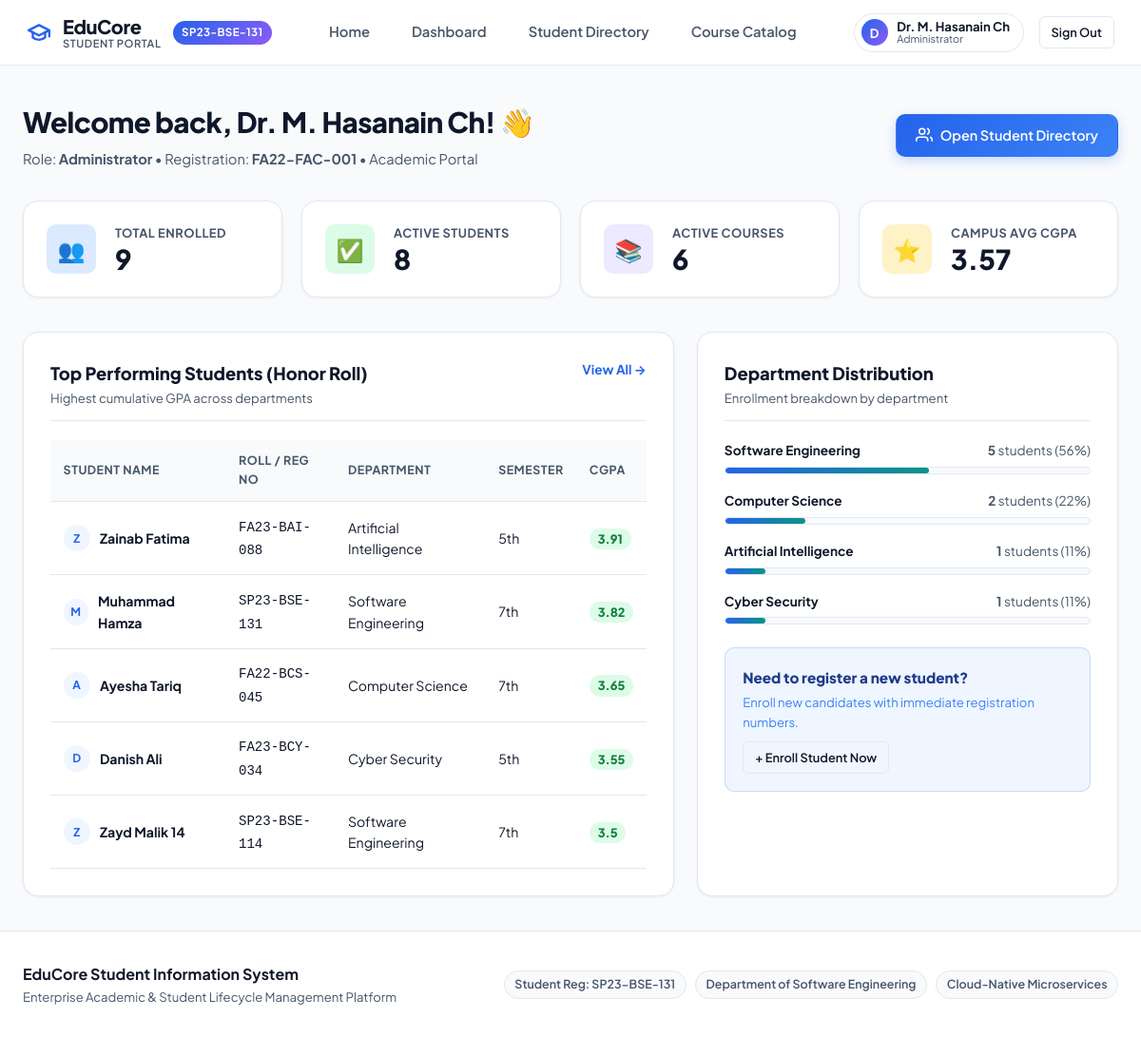
The app's page /dashboard (signed in) with its own data.
### app/models.py (models this page shows, shortened)
class User(UserMixin, db.Model):
    __tablename__ = 'users'
    id = db.Column(db.Integer, primary_key=True)
    username = db.Column(db.String(64), unique=True, nullable=False, index=True)
    email = db.Column(db.String(120), unique=True, nullable=False, index=True)
    full_name = db.Column(db.String(100), nullable=False)
    role = db.Column(db.String(20), default='Student')  # Student, Faculty, Administrator
    reg_number = db.Column(db.String(50), default='SP23-BSE-131')
    password_hash = db.Column(db.String(256), nullable=False)
    created_at = db.Column(db.DateTime, default=datetime.utcnow)

class Student(db.Model):
    __tablename__ = 'students'
    id = db.Column(db.Integer, primary_key=True)
    reg_number = db.Column(db.String(50), unique=True, nullable=False, index=True)
    full_name = db.Column(db.String(100), nullable=False)
    email = db.Column(db.String(120), unique=True, nullable=False)
    department = db.Column(db.String(80), nullable=False)  # Software Engineering, Computer Science, etc.
    semester = db.Column(db.String(20), default='7th', nullable=False)
    cgpa = db.Column(db.Float, default=3.5, nullable=False)
    status = db.Column(db.String(20), default='Active', nullable=False)  # Active, Graduated, On Leave
    created_at = db.Column(db.DateTime, default=datetime.utcnow)
    enrollments = db.relationship('Enrollment', backref='student', lazy=True, cascade='all, delete-orphan')

### app/routes/main_routes.py (the view)
@main_bp.route('/dashboard')
@login_required
def dashboard():
    students = Student.query.all()
    courses = Course.query.all()
    total_students = len(students)
    active_students = sum(1 for s in students if s.status == 'Active')
    total_courses = len(courses)
    avg_cgpa = round(sum(s.cgpa for s in students) / total_students, 2) if total_students > 0 else 0.0
    dept_counts = {}
    for s in students:
        dept_counts[s.department] = dept_counts.get(s.department, 0) + 1
    top_students = Student.query.order_by(Student.cgpa.desc()).limit(5).all()
    return render_template(
        'dashboard/index.html',
        total_students=total_students,
        active_students=active_students,
        total_courses=total_courses,
        avg_cgpa=avg_cgpa,
        dept_counts=dept_counts,
        top_students=top_students
    )

### app/__init__.py (called while the page is built)
@login_manager.user_loader
def load_user(user_id):
    return User.query.get(int(user_id))

### app/templates/dashboard/index.html (shortened to what this page needs)
{% extends "base.html" %}
{% block extra_css %}
  <link rel="stylesheet" href="{{ url_for('static', filename='css/dashboard.css') }}">
{% endblock %}
{% block content %}
<div class="dashboard-header">
  <div class="welcome-box">
    <h1 id="dashboard-welcome">Welcome back, {{ current_user.full_name }}! 👋</h1>
    <p>Role: <strong>{{ current_user.role }}</strong> &bull; Registration: <strong>{{ current_user.reg_number }}</strong> &bull; Academic Portal</p>
  </div>
  <div class="header-action-group">
    <a href="{{ url_for('students.index') }}" class="btn btn-primary" id="btn-goto-students">
      <svg width="18" height="18" viewBox="0 0 24 24" fill="none" stroke="currentColor" stroke-width="2"><path d="M17 21v-2a4 4 0 0 0-4-4H5a4 4 0 0 0-4 4v2"></path><circle cx="9" cy="7" r="4"></circle><path d="M23 21v-2a4 4 0 0 0-3-3.87"></path><path d="M16 3.13a4 4 0 0 1 0 7.75"></path></svg>
      Open Student Directory
    </a>
  </div>
</div>
<div class="stats-grid">
  <div class="stat-card">
    <div class="stat-icon students">👥</div>
    <div class="stat-info">
      <span class="stat-label">Total Enrolled</span>
      <span class="stat-value" id="stat-total-students">{{ total_students }}</span>
    </div>
  </div>
  <div class="stat-card">
    <div class="stat-icon active">✅</div>
    <div class="stat-info">
      <span class="stat-label">Active Students</span>
      <span class="stat-value" id="stat-active-students">{{ active_students }}</span>
    </div>
  </div>
  <div class="stat-card">
    <div class="stat-icon courses">📚</div>
    <div class="stat-info">
      <span class="stat-label">Active Courses</span>
      <span class="stat-value" id="stat-total-courses">{{ total_courses }}</span>
    </div>
  </div>
  <div class="stat-card">
    <div class="stat-icon gpa">⭐</div>
    <div class="stat-info">
      <span class="stat-label">Campus Avg CGPA</span>
      <span class="stat-value" id="stat-avg-gpa">{{ avg_cgpa }}</span>
    </div>
  </div>
</div>
<div class="dash-content-grid">
  <div class="content-panel">
    <div class="panel-header">
      <div>
        <h3>Top Performing Students (Honor Roll)</h3>
        <p class="panel-sub">Highest cumulative GPA across departments</p>
      </div>
      <a href="{{ url_for('students.index') }}" class="panel-action-link">View All &rarr;</a>
    </div>
    <div class="table-responsive">
      <table class="academic-table">
        <thead>
          <tr>
            <th>Student Name</th>
            <th>Roll / Reg No</th>
            <th>Department</th>
            <th>Semester</th>
            <th>CGPA</th>
          </tr>
        </thead>
        <tbody>
          {% for student in top_students %}
            <tr>
              <td>
                <div class="student-cell">
                  <span class="table-avatar">{{ student.full_name[:1].upper() }}</span>
                  <span class="student-name">{{ student.full_name }}</span>
                </div>
              </td>
              <td><code>{{ student.reg_number }}</code></td>
              <td>{{ student.department }}</td>
              <td>{{ student.semester }}</td>
              <td>
                <span class="cgpa-pill high">{{ student.cgpa }}</span>
              </td>
            </tr>
          {% else %}
            <tr>
              <td colspan="5" style="text-align: center; color: var(--text-muted); padding: 2rem;">No student records found.</td>
            </tr>
          {% endfor %}
        </tbody>
      </table>
    </div>
  </div>
  <div class="content-panel">
    <div class="panel-header">
      <div>
        <h3>Department Distribution</h3>
        <p class="panel-sub">Enrollment breakdown by department</p>
      </div>
    </div>
    <div class="dept-distribution-list">
      {% for dept, count in dept_counts.items() %}
        {% set pct = (count / total_students * 100)|round|int if total_students > 0 else 0 %}
        <div class="dept-dist-item">
          <div class="dept-dist-header">
            <span class="dept-name">{{ dept }}</span>
            <span class="dept-count"><strong>{{ count }}</strong> students ({{ pct }}%)</span>
          </div>
          <div class="progress-bar-bg">
            <div class="progress-bar-fill" style="width: {{ pct }}%;"></div>
          </div>
        </div>
      {% endfor %}
    </div>
    <div class="quick-link-box">
      <h4>Need to register a new student?</h4>
      <p>Enroll new candidates with immediate registration numbers.</p>
      <a href="{{ url_for('students.index') }}" class="btn btn-outline btn-sm" style="margin-top: 0.6rem;">+ Enroll Student Now</a>
    </div>
  </div>
</div>
{% endblock %}

### app/templates/base.html (shortened to what this page needs)
<!DOCTYPE html>
<html lang="en">
<head>
  <link rel="stylesheet" href="{{ url_for('static', filename='css/base.css') }}">
  {% block extra_css %}{% endblock %}
</head>
<body>
  <nav class="navbar">
    <div class="nav-container">
      <a href="{{ url_for('main.home') }}" class="brand-logo" id="brand-logo">
        <svg class="brand-icon" width="26" height="26" viewBox="0 0 24 24" fill="none" stroke="currentColor" stroke-width="2.2" stroke-linecap="round" stroke-linejoin="round">
          <path d="M22 10v6M2 10l10-5 10 5-10 5z"></path>
          <path d="M6 12v5c3 3 9 3 12 0v-5"></path>
        </svg>
        <div class="brand-text">
          <span class="brand-title">EduCore</span>
          <span class="brand-sub">Student Portal</span>
        </div>
        <span class="brand-badge">SP23-BSE-131</span>
      </a>
      <div class="nav-links">
        <a href="{{ url_for('main.home') }}" class="nav-link">Home</a>
        {% if current_user.is_authenticated %}
          <a href="{{ url_for('main.dashboard') }}" class="nav-link" id="nav-dashboard">Dashboard</a>
          <a href="{{ url_for('students.index') }}" class="nav-link" id="nav-students">Student Directory</a>
          <a href="{{ url_for('courses.index') }}" class="nav-link" id="nav-courses">Course Catalog</a>
        {% endif %}
      </div>
      <div class="nav-user">
        {% if current_user.is_authenticated %}
          <div class="user-tag">
            <span class="user-avatar-circle">{{ current_user.full_name[:1].upper() }}</span>
            <div class="user-info-text">
              <span class="user-name" id="nav-username">{{ current_user.full_name }}</span>
              <span class="user-role">{{ current_user.role }}</span>
            </div>
          </div>
          <a href="{{ url_for('auth.logout') }}" class="btn btn-outline btn-sm" id="btn-logout">Sign Out</a>
        {% else %}
          <a href="{{ url_for('auth.login') }}" class="btn btn-outline btn-sm" id="nav-login">Sign In</a>
          <a href="{{ url_for('auth.register') }}" class="btn btn-primary btn-sm" id="nav-register">Enroll / Register</a>
        {% endif %}
      </div>
    </div>
  </nav>
  <main class="main-wrapper">
    {% block content %}{% endblock %}
  </main>
  <footer class="footer">
    <div class="footer-container">
      <div class="footer-brand">
        <strong>EduCore Student Information System</strong>
        <p>Enterprise Academic & Student Lifecycle Management Platform</p>
      </div>
      <div class="footer-meta">
        <span class="footer-pill">Student Reg: SP23-BSE-131</span>
        <span class="footer-pill">Department of Software Engineering</span>
        <span class="footer-pill">Cloud-Native Microservices</span>
      </div>
    </div>
  </footer>
</body>
</html>

### app/static/css/dashboard.css (style rules this page uses)
.dashboard-header { display: flex; align-items: center; justify-content: space-between; margin-bottom: 2rem; flex-wrap: wrap; gap: 1rem; }
.welcome-box h1 { font-size: 1.85rem; font-weight: 800; letter-spacing: -0.02em; }
.welcome-box p { color: var(--text-muted); font-size: 0.92rem; margin-top: 0.2rem; }
.stats-grid { display: grid; grid-template-columns: repeat(auto-fit, minmax(220px, 1fr)); gap: 1.25rem; margin-bottom: 2.25rem; }
.stat-card { background: var(--bg-card); border: 1px solid var(--border-color); border-radius: var(--radius-lg); padding: 1.4rem 1.5rem; display: flex; align-items: center; gap: 1.25rem; box-shadow: var(--shadow-sm); transition: var(--transition); }
.stat-icon { width: 52px; height: 52px; border-radius: var(--radius-md); display: flex; align-items: center; justify-content: center; font-size: 1.45rem; flex-shrink: 0; }
.stat-icon.students { background: #dbeafe; color: #1d4ed8; }
.stat-icon.active { background: #dcfce7; color: #15803d; }
.stat-icon.courses { background: #ede9fe; color: #6d28d9; }
.stat-icon.gpa { background: #fef3c7; color: #b45309; }
.stat-info { display: flex; flex-direction: column; }
.stat-label { font-size: 0.8rem; font-weight: 700; color: var(--text-muted); text-transform: uppercase; letter-spacing: 0.04em; }
.stat-value { font-size: 1.8rem; font-weight: 800; color: var(--text-main); line-height: 1.2; }
.dash-content-grid { display: grid; grid-template-columns: 1.7fr 1.1fr; gap: 1.5rem; }
.content-panel { background: var(--bg-card); border: 1px solid var(--border-color); border-radius: var(--radius-lg); padding: 1.75rem; box-shadow: var(--shadow-sm); }
.panel-header { display: flex; align-items: flex-start; justify-content: space-between; margin-bottom: 1.25rem; padding-bottom: 0.85rem; border-bottom: 1px solid var(--border-color); }
.panel-header h3 { font-size: 1.15rem; font-weight: 800; }
.panel-sub { font-size: 0.82rem; color: var(--text-muted); }
.panel-action-link { font-size: 0.85rem; font-weight: 700; color: var(--primary); }
.table-responsive { overflow-x: auto; }
.academic-table { width: 100%; border-collapse: collapse; font-size: 0.88rem; }
.academic-table th { text-align: left; padding: 0.75rem 0.85rem; background: var(--bg-main); color: var(--text-muted); font-weight: 700; font-size: 0.78rem; text-transform: uppercase; letter-spacing: 0.04em; border-bottom: 1px solid var(--border-color); }
.academic-table td { padding: 0.85rem 0.85rem; border-bottom: 1px solid var(--border-color); vertical-align: middle; }
.student-cell { display: flex; align-items: center; gap: 0.65rem; }
.table-avatar { width: 28px; height: 28px; border-radius: 50%; background: var(--primary-light); color: var(--primary); display: inline-flex; align-items: center; justify-content: center; font-size: 0.75rem; font-weight: 700; }
.student-name { font-weight: 700; }
.cgpa-pill { font-size: 0.8rem; font-weight: 800; padding: 0.2rem 0.55rem; border-radius: var(--radius-full); }
.cgpa-pill.high { background: #dcfce7; color: #15803d; }
.dept-distribution-list { display: flex; flex-direction: column; gap: 1.1rem; }
.dept-dist-header { display: flex; justify-content: space-between; font-size: 0.85rem; margin-bottom: 0.35rem; }
.dept-name { font-weight: 700; }
.dept-count { color: var(--text-muted); }
.progress-bar-bg { width: 100%; height: 8px; background: var(--bg-main); border-radius: var(--radius-full); overflow: hidden; border: 1px solid var(--border-color); }
.progress-bar-fill { height: 100%; background: linear-gradient(90deg, var(--primary), var(--secondary)); border-radius: var(--radius-full); }
.quick-link-box { margin-top: 1.5rem; padding: 1.15rem; background: var(--primary-light); border-radius: var(--radius-md); border: 1px solid rgba(37, 99, 235, 0.2); }
.quick-link-box h4 { font-size: 0.95rem; font-weight: 800; color: #1e3a8a; }
.quick-link-box p { font-size: 0.82rem; color: #3b82f6; margin-top: 0.2rem; }

### records on screen
User: full_name "D", full_name "Dr. M. Hasanain Ch", role "Administrator", reg_number "FA22-FAC-001"
Student: full_name "Z", full_name "Zainab Fatima", reg_number "FA23-BAI-088", department "Artificial Intelligence", semester "5th", cgpa "3.91", count "1", pct "11"
Student: full_name "M", full_name "Muhammad Hamza", reg_number "SP23-BSE-131", department "Software Engineering", semester "7th", cgpa "3.82", count "5", pct "56"
Student: full_name "A", full_name "Ayesha Tariq", reg_number "FA22-BCS-045", department "Computer Science", semester "7th", cgpa "3.65", id "2", pct "22"
Student: full_name "D", full_name "Danish Ali", reg_number "FA23-BCY-034", department "Cyber Security", semester "5th", cgpa "3.55", count "1", pct "11"
Student: full_name "Z", full_name "Zayd Malik 14", reg_number "SP23-BSE-114", department "Software Engineering", semester "7th", cgpa "3.5"

### other values on screen
{{ total_students }} "9"
{{ active_students }} "8"
{{ total_courses }} "6"
{{ avg_cgpa }} "3.57"
